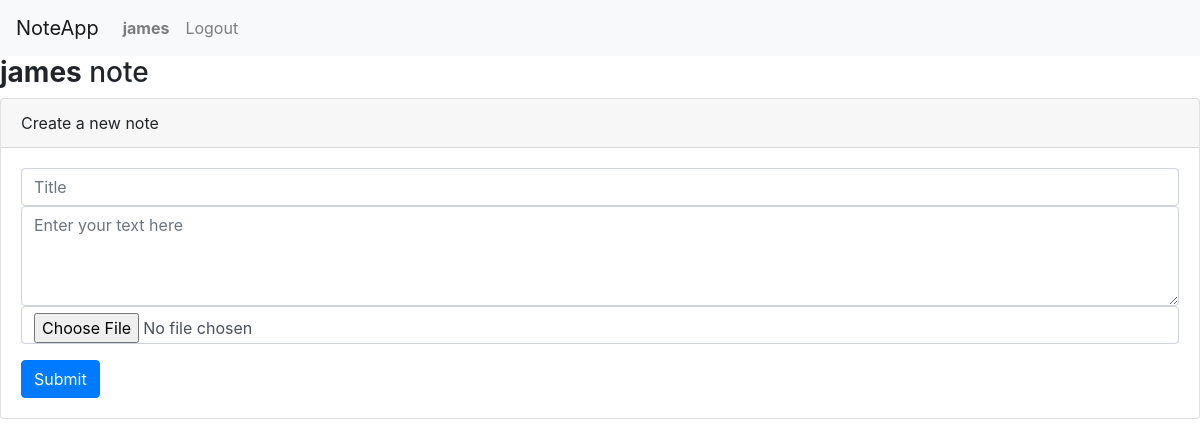
The app's page / (signed in), older data.
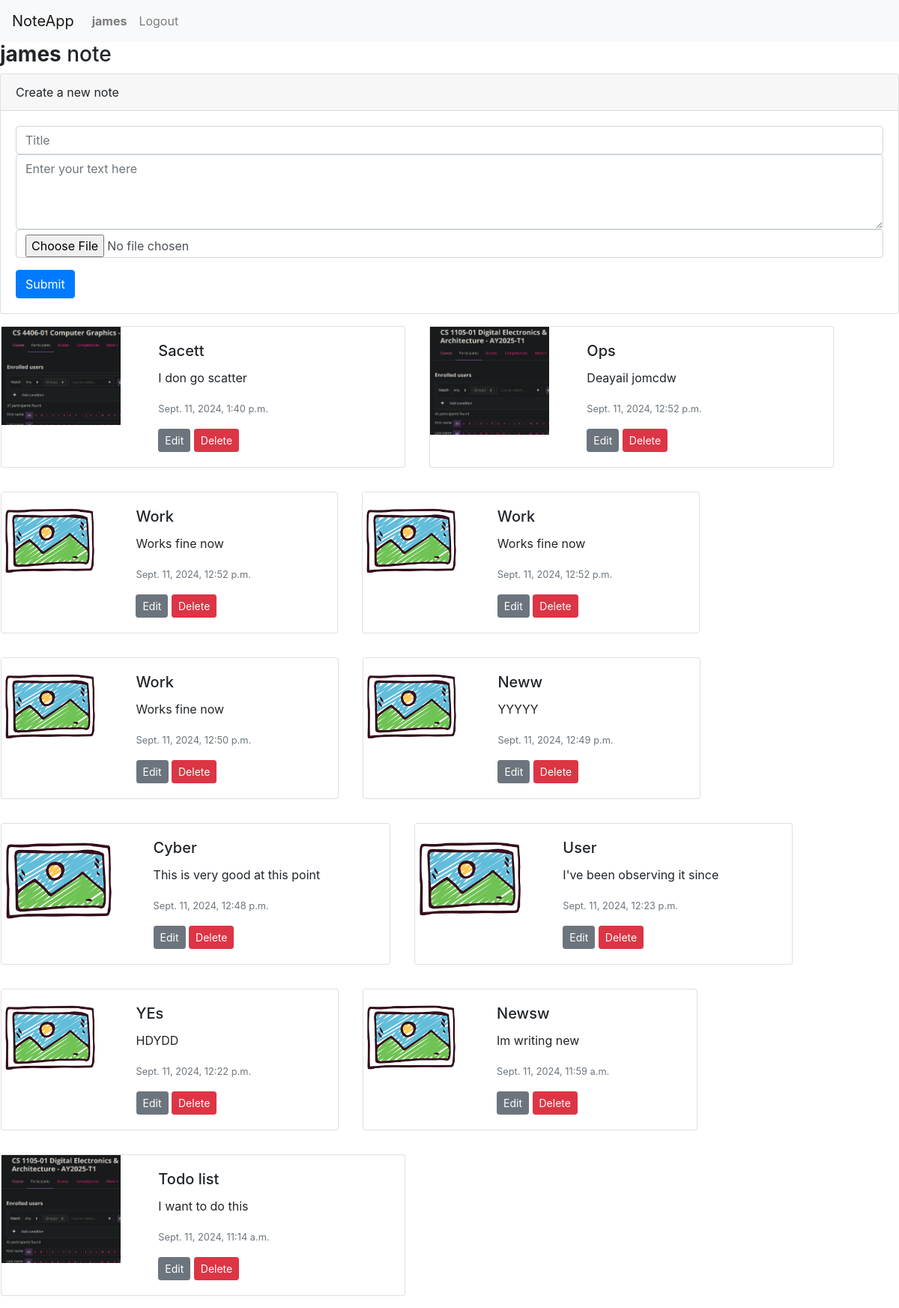
The same page, newer data.
### note/models.py (models this page shows, shortened)
class Note(models.Model):
    id = models.AutoField(primary_key=True)
    title = models.CharField(max_length=50)
    content = models.TextField()
    image = models.ImageField(upload_to="Content_Image", blank=True, null=True)
    created_at = models.DateTimeField(auto_now_add=True)

### note/views.py (the view)
# urls.py: path("", views.index, name="index"),
def index(request):
    contents = Note.objects.all().order_by('-created_at')
    return render(request, "note/index.html", {"contents": contents})

### note/templates/note/index.html (shortened to what this page needs)
{% extends "note/layout.html" %}
{% load static %}
{% block body %}
    {% if user.is_authenticated %}
    <h3><strong>{{ user.username }}</strong> note</h3>
    <form action="{% url 'comment' %}" method="POST" enctype="multipart/form-data">
        <div class="card">
            <div class="card-header">
              Create a new note
            </div>
            <div class="card-body">
              <blockquote class="blockquote mb-0">
                <input name="title" type="text" class="form-control" placeholder="Title">
                <textarea name="content" class="form-control" placeholder="Enter your text here" style="height: 100px"></textarea>
                <input name="file" type="file" class="form-control">
                <button class="btn btn-primary mt-3">Submit</button>
              </blockquote>
            </div>
          </div>
    </form>
    <div class="row">
        {% for content in contents %}
        <div class="card m-3 mr-1" style="max-width: 540px;">
            <div class="row g-0">
                <div class="col-md-4">
                    {% if content.image %}
                    <img src="{{ content.image }}" class="img-fluid rounded-start" alt="...">
                    {% else %}
                    <img src="{% static 'images/images.png' %}" class="img-fluid rounded-start" alt="...">
                    {% endif %}
                </div>
                <div class="col-md-8">
                    <div class="card-body">
                        <h5 class="card-title">{{ content.title }}</h5>
                        <p class="card-text">{{ content.content }}</p>
                        <p class="text-muted"><small class="text-body-secondary">{{ content.created_at }}</small></p>
                        <button type="button" class="btn btn-secondary btn-sm">Edit</button>
                        <button type="button" class="btn btn-danger btn-sm">Delete</button>
                    </div>
                </div>
            </div>
        </div>
        {% endfor %}
    </div>
    {% else %}
    <h3>Login to see note(s)</h3>
    {% endif %}
{% endblock %}

### note/templates/note/layout.html (shortened to what this page needs)
{% load static %}
<!DOCTYPE html>
<html lang="en">
    <head>
        <link rel="stylesheet" href="https://stackpath.bootstrapcdn.com/bootstrap/4.4.1/css/bootstrap.min.css">
    </head>
    <body>
        <nav class="navbar navbar-expand-lg navbar-light bg-light">
            <a class="navbar-brand" href="{% url 'index' %}">NoteApp</a>
            <div>
              <ul class="navbar-nav mr-auto">
                {% if user.is_authenticated %}
                    <li class="nav-item">
                        <a class="nav-link" href=""><strong>{{ user.username }}</strong></a>
                    </li>
                    <li class="nav-item">
                        <a class="nav-link" href="{% url 'logout' %}">Logout</a>
                    </li>
                {% endif %}
              </ul>
            </div>
          </nav>
        <div class="body">
            {% block body %}
            {% endblock %}
        </div>
    </body>
</html>

Row changes from the older to the newer data that the page shows:
added Note: image (picture), title "Sacett", content "I don go scatter", created_at "Sept. 11, 2024, 1:40 p.m."
added Note: image (picture), title "Ops", content "Deayail jomcdw", created_at "Sept. 11, 2024, 12:52 p.m."
added Note: title "Work", content "Works fine now", created_at "Sept. 11, 2024, 12:52 p.m."
added Note: title "Work", content "Works fine now", created_at "Sept. 11, 2024, 12:52 p.m."
added Note: title "Work", content "Works fine now", created_at "Sept. 11, 2024, 12:50 p.m."
added Note: title "Neww", content "YYYYY", created_at "Sept. 11, 2024, 12:49 p.m."
added Note: title "Cyber", content "This is very good at this point", created_at "Sept. 11, 2024, 12:48 p.m."
added Note: title "User", content "I've been observing it since", created_at "Sept. 11, 2024, 12:23 p.m."
added Note: title "YEs", content "HDYDD", created_at "Sept. 11, 2024, 12:22 p.m."
added Note: title "Newsw", content "Im writing new", created_at "Sept. 11, 2024, 11:59 a.m."
added Note: image (picture), title "Todo list", content "I want to do this", created_at "Sept. 11, 2024, 11:14 a.m."
